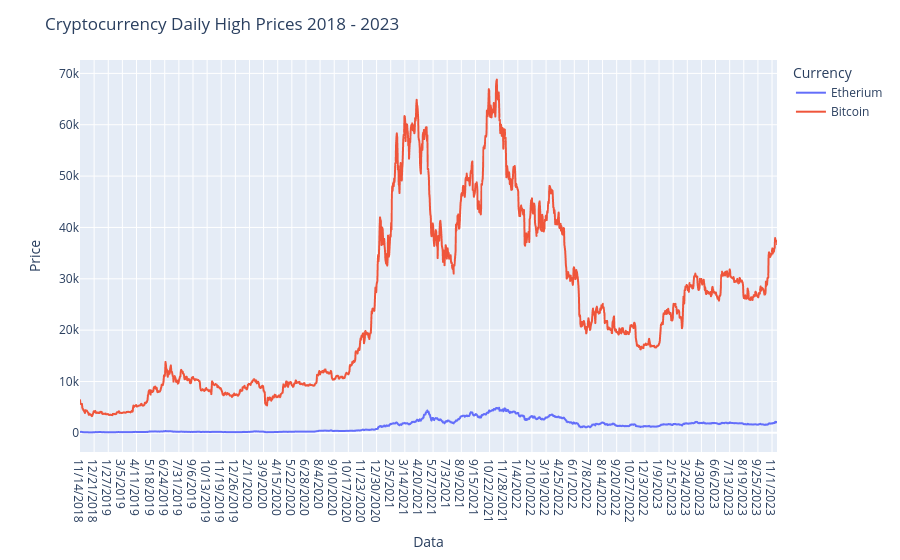

Notebook code for this chart:
### Markdown cell above
## Daily high prices for Cryptocurrency 2018 - 2023

### Code cell
import pandas as pd
import plotly.express as px

currency_df = pd.read_csv('assets/ETH-BTC-USD.csv')
fig = px.line(currency_df, x= 'Date', y='High', color='Currency',
             hover_data=['Open','Low','Close'],
             hover_name='Currency')

fig.update_layout(title='Cryptocurrency Daily High Prices 2018 - 2023',
           xaxis_title ='Data',
           yaxis_title= 'Price')

fig.show()

### Figure 1 — Plotly figure (JSON) as saved in the notebook; plotly's stock layout.template omitted (floating-point values rounded to 4 significant figures; data arrays with more than 128 entries replaced by an {"elided": "..."} marker saying what was removed)
{"data": [{"customdata": {"elided": "1827x3 float values"}, "hovertemplate": "<b>%{hovertext}</b><br><br>Currency=Etherium<br>Date=%{x}<br>High=%{y}<br>Open=%{customdata[0]}<br>Low=%{customdata[1]}<br>Close=%{customdata[2]}<extra></extra>", "hovertext": {"elided": "1827 str values"}, "legendgroup": "Etherium", "line": {"color": "#636efa", "dash": "solid"}, "marker": {"symbol": "circle"}, "mode": "lines", "name": "Etherium", "showlegend": true, "type": "scattergl", "x": {"elided": "1827 str values"}, "xaxis": "x", "y": {"elided": "1827 float values"}, "yaxis": "y"}, {"customdata": {"elided": "1827x3 float values"}, "hovertemplate": "<b>%{hovertext}</b><br><br>Currency=Bitcoin<br>Date=%{x}<br>High=%{y}<br>Open=%{customdata[0]}<br>Low=%{customdata[1]}<br>Close=%{customdata[2]}<extra></extra>", "hovertext": {"elided": "1827 str values"}, "legendgroup": "Bitcoin", "line": {"color": "#EF553B", "dash": "solid"}, "marker": {"symbol": "circle"}, "mode": "lines", "name": "Bitcoin", "showlegend": true, "type": "scattergl", "x": {"elided": "1827 str values"}, "xaxis": "x", "y": {"elided": "1827 float values"}, "yaxis": "y"}], "layout": {"legend": {"title": {"text": "Currency"}, "tracegroupgap": 0}, "margin": {"t": 60}, "title": {"text": "Cryptocurrency Daily High Prices 2018 - 2023"}, "xaxis": {"anchor": "y", "domain": [0, 1], "title": {"text": "Data"}}, "yaxis": {"anchor": "x", "domain": [0, 1], "title": {"text": "Price"}}}}
